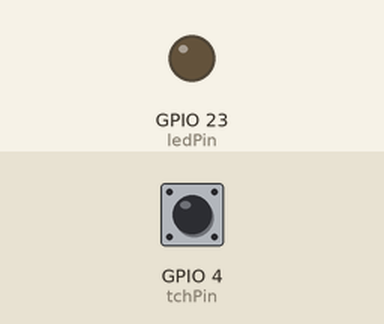
A sketch run on a simulated ESP32. Parts: output pins drawn as LEDs (lit = HIGH). The test bench sets the inputs (shaded band); at power-on: GPIO 4 (tchPin) HIGH. What the sketch prints to the serial monitor is not drawn.

Above: at 2.2 s.
2.3 s: GPIO 4 (tchPin) pulled LOW for 0.15 s
At 2.37 s:
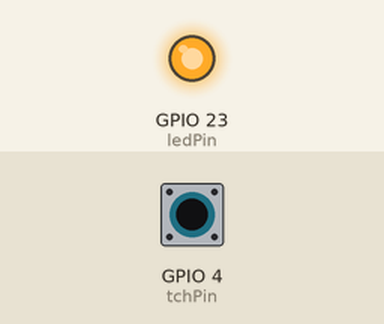
3.9 s: GPIO 4 (tchPin) pulled LOW for 3.2 s
At 8.5 s:
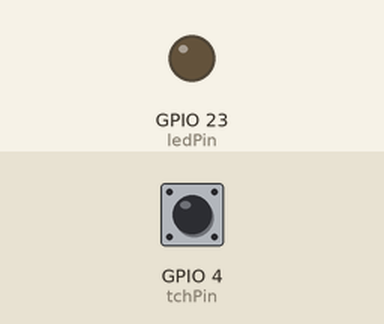
Timing chart, 0 to 10.0 s (numbered marks = the images above; inputs shaded):
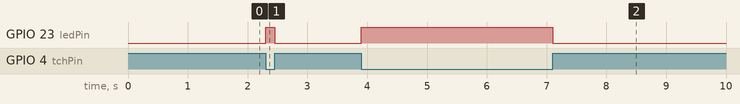

The sketch:

TouchSensorLED.ino
```cpp
const int ledPin = 23;
const int tchPin = 4;

const int Threshold = 20;

int touchValue;

void setup() {
  Serial.begin(115200);
  delay(1000);

  pinMode(ledPin, OUTPUT);

}

void loop() {
  touchValue = touchRead(tchPin);
  Serial.print(touchValue);

  if(touchValue<Threshold){
    digitalWrite(ledPin, HIGH);
    Serial.println("LED On");
  }
  else{
    digitalWrite(ledPin, LOW);
    Serial.println("LED OFF");
  }

}
```

Measured:
- after the input at 2.3 s, GPIO 23 (ledPin): LOW → HIGH at once, → LOW 0.15 s later
- after the input at 3.9 s, GPIO 23 (ledPin): LOW → HIGH at once, → LOW 3.2 s later
